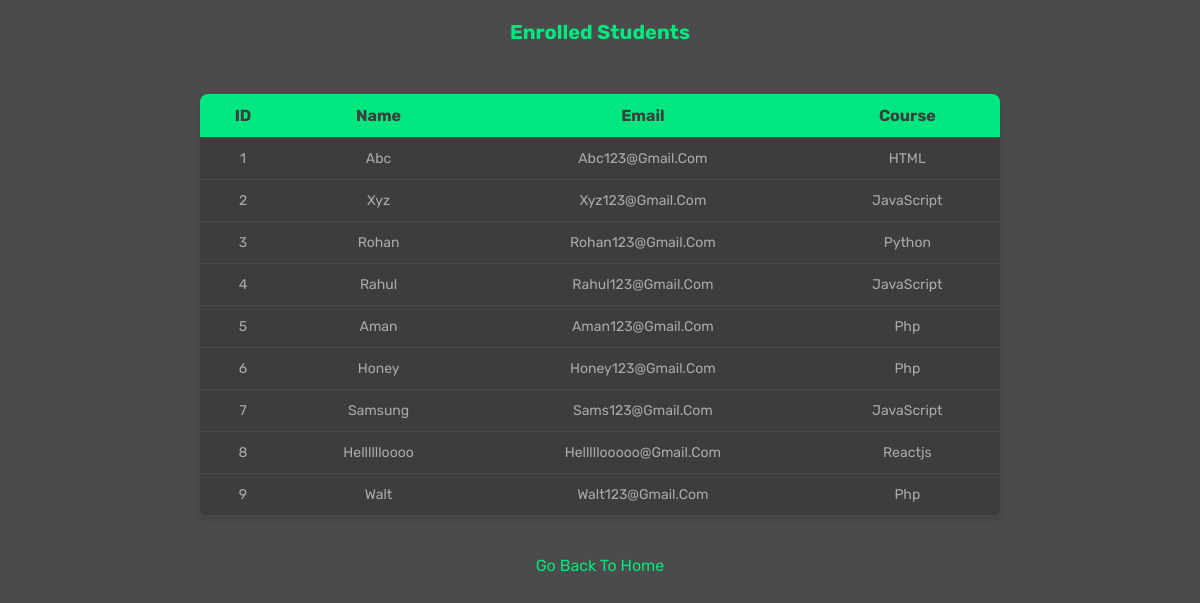
Screenshot of /view_details with the database file from the repository.
### app.py (models this page shows)
class Enrollment(db.Model):
    id = db.Column(db.Integer, primary_key=True)
    name = db.Column(db.String(100), nullable=False)
    email = db.Column(db.String(100), unique=True, nullable=False)
    course = db.Column(db.String(100), nullable=False)

### app.py (the view)
@app.route('/view_details')
def view_details():
    all_enrollments = Enrollment.query.all()
    return render_template('view_details.html', enrollments=all_enrollments)

### templates/view_details.html (shortened to what this page needs)
<!DOCTYPE html>
<html lang="en">
<head>
    <link rel="stylesheet" href="{{ url_for('static', filename='style.css') }}">
</head>
<body>
    <h1>Enrolled Students</h1>
    <table>
        <thead>
            <tr>
                <th>ID</th>
                <th>Name</th>
                <th>Email</th>
                <th>Course</th>
            </tr>
        </thead>
        <tbody>
            {% for enrollment in enrollments %}
            <tr>
                <td>{{ enrollment.id }}</td>
                <td>{{ enrollment.name }}</td>
                <td>{{ enrollment.email }}</td>
                <td>{{ enrollment.course }}</td>
            </tr>
            {% endfor %}
        </tbody>
    </table>
    <a href="/">Go Back to Home</a>
</body>
</html>

### static/css/style.css (style rules this page uses)
:root { --green:#00E77F; --white:#fff; --light-white:#aaa; --black:#3d3d3d; --light-bg:#4b4b4b; }
* { font-family: 'Rubik',sans-serif; margin: 0;padding: 0; box-sizing: border-box; outline: none; border: none; text-decoration: none; transition: .2s linear; text-transform: capitalize; }
html { font-size: 62.5%; overflow-x:hidden; scroll-behavior: smooth; scroll-padding-top: 7rem; }
body { background-color: var(--black); }
a { text-decoration: none; color: inherit; }

### templates/view_details.html (style rules this page uses)
:root { --green: #00E77F; --white: #fff; --light-white: #aaa; --black: #3d3d3d; --light-bg: #4b4b4b; }
body { font-family: Arial, sans-serif; background-color: var(--light-bg); color: var(--white); display: flex; flex-direction: column; align-items: center; padding: 20px; }
h1 { color: var(--green); margin-bottom: 30px; }
table { width: 90%; max-width: 800px; margin: 20px 0; border-collapse: collapse; background-color: var(--black); color: var(--white); box-shadow: 0 4px 8px rgba(0, 0, 0, 0.1); border-radius: 8px; overflow: hidden; }
th, td { padding: 12px 15px; text-align: center; border-bottom: 1px solid var(--light-bg); }
th { background-color: var(--green); color: var(--black); font-size: 16px; }
td { font-size: 14px; color: var(--light-white); }
a { color: var(--green); text-decoration: none; margin-top: 20px; display: inline-block; font-size: 16px; }

### rows the page displays
Enrollment: id "1", name "Abc", email "Abc123@gmail.com", course "HTML"
Enrollment: id "2", name "Xyz", email "Xyz123@gmail.com", course "JavaScript"
Enrollment: id "3", name "Rohan", email "Rohan123@gmail.com", course "Python"
Enrollment: id "4", name "Rahul", email "Rahul123@gmail.com", course "JavaScript"
Enrollment: id "5", name "Aman", email "Aman123@gmail.com", course "Php"
Enrollment: id "6", name "Honey", email "Honey123@gmail.com", course "Php"
Enrollment: id "7", name "Samsung", email "Sams123@gmail.com", course "JavaScript"
Enrollment: id "8", name "Helllllloooo", email "Helllllooooo@gmail.com", course "Reactjs"
Enrollment: id "9", name "Walt", email "Walt123@gmail.com", course "Php"
